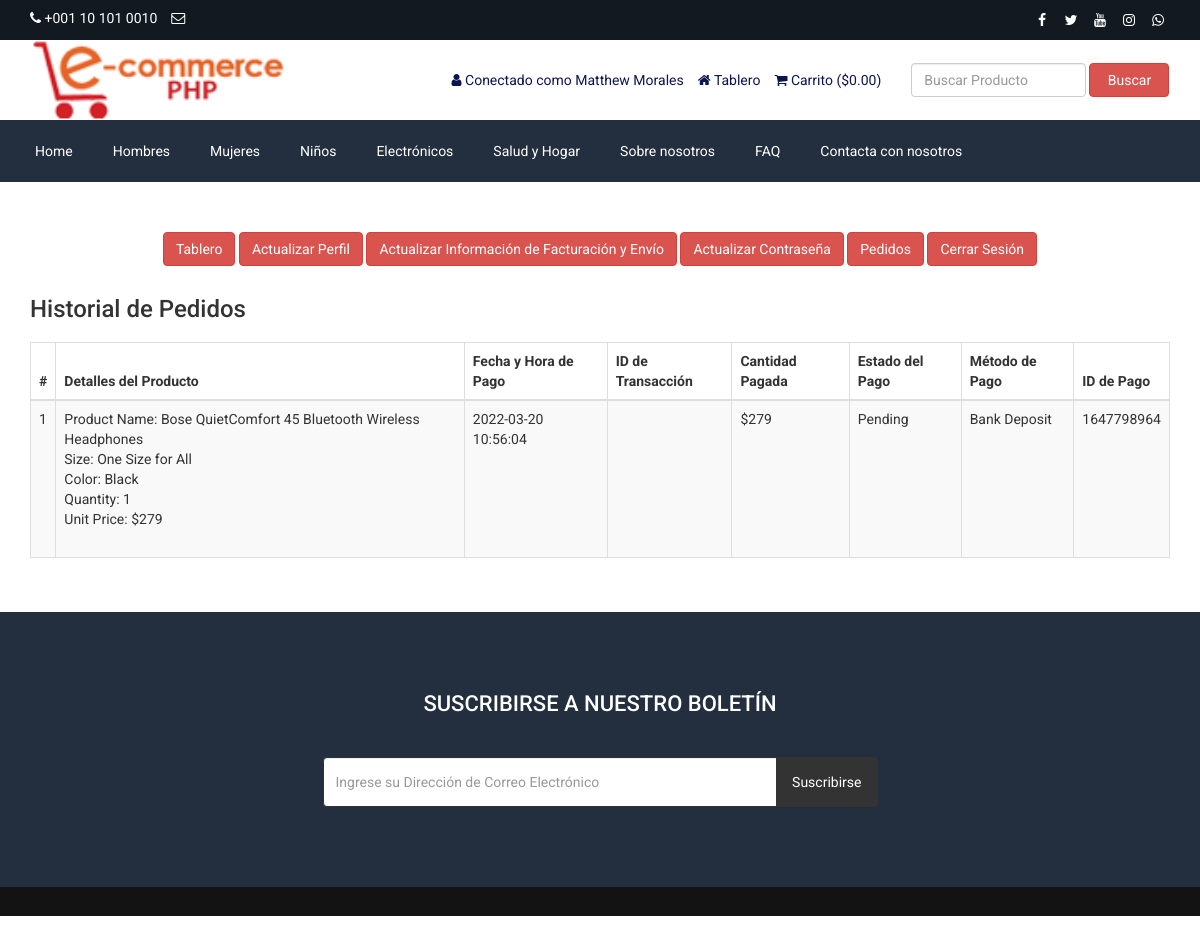
Page /customer-order.php (signed in) on the earlier database version.
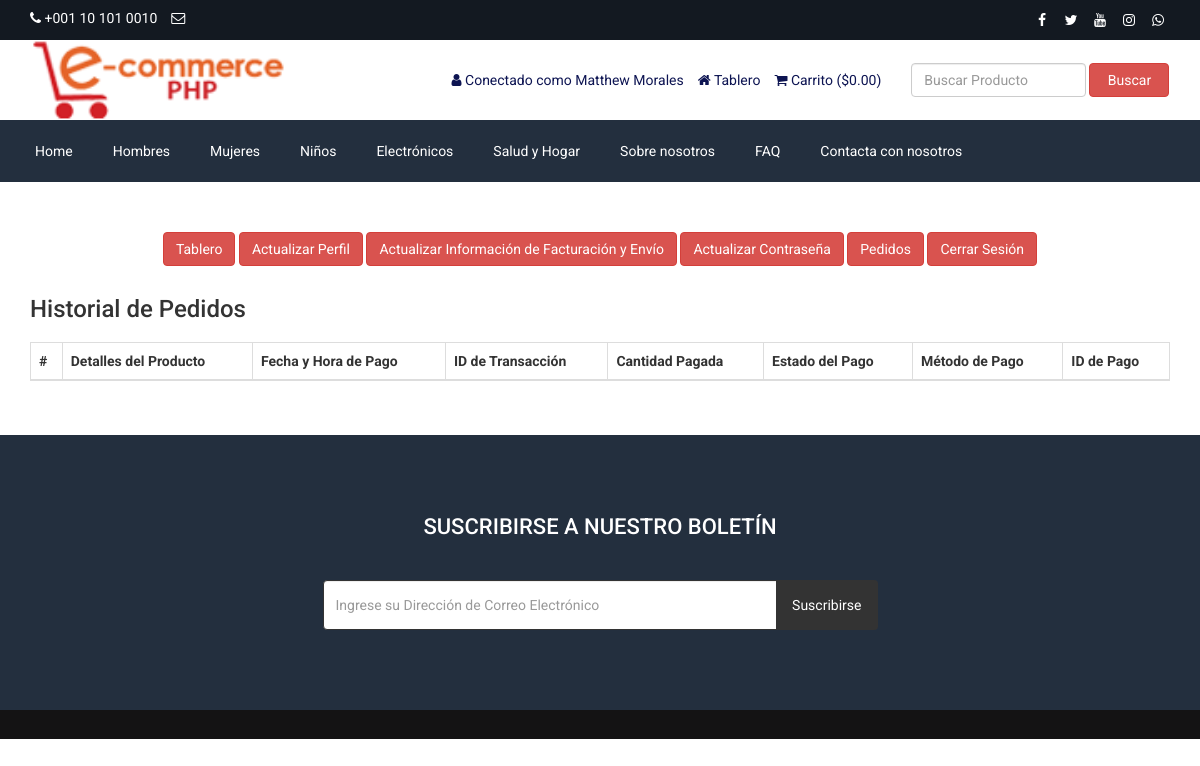
Same page on the later database version.
### tables this page shows
CREATE TABLE `tbl_settings` (
  `id` int(11) NOT NULL,
  `logo` varchar(255) NOT NULL,
  `favicon` varchar(255) NOT NULL,
  `footer_about` text NOT NULL,
  `footer_copyright` text NOT NULL,
  `contact_address` text NOT NULL,
  `contact_email` varchar(255) NOT NULL,
  `contact_phone` varchar(255) NOT NULL,
  `contact_fax` varchar(255) NOT NULL,
  `contact_map_iframe` text NOT NULL,
  `receive_email` varchar(255) NOT NULL,
  `receive_email_subject` varchar(255) NOT NULL,
  `receive_email_thank_you_message` text NOT NULL,
  `forget_password_message` text NOT NULL,
  `total_recent_post_footer` int(10) NOT NULL,
  `total_popular_post_footer` int(10) NOT NULL,
  `total_recent_post_sidebar` int(11) NOT NULL,
  `total_popular_post_sidebar` int(11) NOT NULL,
  `total_featured_product_home` int(11) NOT NULL,
  `total_latest_product_home` int(11) NOT NULL,
  `total_popular_product_home` int(11) NOT NULL,
  `meta_title_home` text NOT NULL,
  `meta_keyword_home` text NOT NULL,
  `meta_description_home` text NOT NULL,
  `banner_login` text NOT NULL,
  `banner_registration` text NOT NULL,
  `banner_forget_password` text NOT NULL,
  `banner_reset_password` text NOT NULL,
  `banner_search` text NOT NULL,
  `banner_cart` text NOT NULL,
  `banner_checkout` text NOT NULL,
  `banner_product_category` text NOT NULL,
  `banner_blog` text NOT NULL,
  `cta_title` varchar(255) NOT NULL,
  `cta_content` text NOT NULL,
  `cta_read_more_text` varchar(255) NOT NULL,
  `cta_read_more_url` varchar(255) NOT NULL,
  `cta_photo` varchar(255) NOT NULL,
  `featured_product_title` varchar(255) NOT NULL,
  `featured_product_subtitle` varchar(255) NOT NULL,
  `latest_product_title` varchar(255) NOT NULL,
  `latest_product_subtitle` varchar(255) NOT NULL,
  `popular_product_title` varchar(255) NOT NULL,
  `popular_product_subtitle` varchar(255) NOT NULL,
  `testimonial_title` varchar(255) NOT NULL,
  `testimonial_subtitle` varchar(255) NOT NULL,
  `testimonial_photo` varchar(255) NOT NULL,
  `blog_title` varchar(255) NOT NULL,
  `blog_subtitle` varchar(255) NOT NULL,
  `newsletter_text` text NOT NULL,
  `paypal_email` varchar(255) NOT NULL,
  `stripe_public_key` varchar(255) NOT NULL,
  `stripe_secret_key` varchar(255) NOT NULL,
  `bank_detail` text NOT NULL,
  `before_head` text NOT NULL,
  `after_body` text NOT NULL,
  `before_body` text NOT NULL,
  `home_service_on_off` int(11) NOT NULL,
  `home_welcome_on_off` int(11) NOT NULL,
  `home_featured_product_on_off` int(11) NOT NULL,
  `home_latest_product_on_off` int(11) NOT NULL,
  `home_popular_product_on_off` int(11) NOT NULL,
  `home_testimonial_on_off` int(11) NOT NULL,
  `home_blog_on_off` int(11) NOT NULL,
  `newsletter_on_off` int(11) NOT NULL,
  `ads_above_welcome_on_off` int(1) NOT NULL,
  `ads_above_featured_product_on_off` int(1) NOT NULL,
  `ads_above_latest_product_on_off` int(1) NOT NULL,
  `ads_above_popular_product_on_off` int(1) NOT NULL,
  `ads_above_testimonial_on_off` int(1) NOT NULL,
  `ads_category_sidebar_on_off` int(1) NOT NULL
);

CREATE TABLE `tbl_social` (
  `social_id` int(11) NOT NULL,
  `social_name` varchar(30) NOT NULL,
  `social_url` varchar(255) NOT NULL,
  `social_icon` varchar(30) NOT NULL
);

CREATE TABLE `tbl_top_category` (
  `tcat_id` int(11) NOT NULL,
  `tcat_name` varchar(255) NOT NULL,
  `show_on_menu` int(1) NOT NULL
);

CREATE TABLE `tbl_page` (
  `id` int(11) NOT NULL,
  `about_title` varchar(255) NOT NULL,
  `about_content` text NOT NULL,
  `about_banner` varchar(255) NOT NULL,
  `about_meta_title` varchar(255) NOT NULL,
  `about_meta_keyword` text NOT NULL,
  `about_meta_description` text NOT NULL,
  `faq_title` varchar(255) NOT NULL,
  `faq_banner` varchar(255) NOT NULL,
  `faq_meta_title` varchar(255) NOT NULL,
  `faq_meta_keyword` text NOT NULL,
  `faq_meta_description` text NOT NULL,
  `blog_title` varchar(255) NOT NULL,
  `blog_banner` varchar(255) NOT NULL,
  `blog_meta_title` varchar(255) NOT NULL,
  `blog_meta_keyword` text NOT NULL,
  `blog_meta_description` text NOT NULL,
  `contact_title` varchar(255) NOT NULL,
  `contact_banner` varchar(255) NOT NULL,
  `contact_meta_title` varchar(255) NOT NULL,
  `contact_meta_keyword` text NOT NULL,
  `contact_meta_description` text NOT NULL,
  `pgallery_title` varchar(255) NOT NULL,
  `pgallery_banner` varchar(255) NOT NULL,
  `pgallery_meta_title` varchar(255) NOT NULL,
  `pgallery_meta_keyword` text NOT NULL,
  `pgallery_meta_description` text NOT NULL,
  `vgallery_title` varchar(255) NOT NULL,
  `vgallery_banner` varchar(255) NOT NULL,
  `vgallery_meta_title` varchar(255) NOT NULL,
  `vgallery_meta_keyword` text NOT NULL,
  `vgallery_meta_description` text NOT NULL
);

CREATE TABLE `tbl_payment` (
  `id` int(11) NOT NULL,
  `customer_id` int(11) NOT NULL,
  `customer_name` varchar(255) NOT NULL,
  `customer_email` varchar(255) NOT NULL,
  `payment_date` varchar(50) NOT NULL,
  `txnid` varchar(255) NOT NULL,
  `paid_amount` int(11) NOT NULL,
  `card_number` varchar(50) NOT NULL,
  `card_cvv` varchar(10) NOT NULL,
  `card_month` varchar(10) NOT NULL,
  `card_year` varchar(10) NOT NULL,
  `bank_transaction_info` text NOT NULL,
  `payment_method` varchar(20) NOT NULL,
  `payment_status` varchar(25) NOT NULL,
  `shipping_status` varchar(20) NOT NULL,
  `payment_id` varchar(255) NOT NULL
);

CREATE TABLE `tbl_order` (
  `id` int(11) NOT NULL,
  `product_id` int(11) NOT NULL,
  `product_name` varchar(255) NOT NULL,
  `size` varchar(100) NOT NULL,
  `color` varchar(100) NOT NULL,
  `quantity` varchar(50) NOT NULL,
  `unit_price` varchar(50) NOT NULL,
  `payment_id` varchar(255) NOT NULL
);

### customer-order.php (the view, shortened to what the rows shown need)
<?php require_once('header.php'); ?>
<div class="page">
    <div class="container">
        <div class="row">
            <div class="col-md-12">
                <div class="user-content">
                    <div class="table-responsive">
                        <table class="table table-bordered table-striped table-hover">
                            <thead>
                                <tr>
                                    <th><?php echo '#' ?></th>
                                    <th><?php echo LANG_VALUE_48; ?></th>
                                    <th><?php echo LANG_VALUE_27; ?></th>
                                    <th><?php echo LANG_VALUE_28; ?></th>
                                    <th><?php echo LANG_VALUE_29; ?></th>
                                    <th><?php echo LANG_VALUE_30; ?></th>
                                    <th><?php echo LANG_VALUE_31; ?></th>
                                    <th><?php echo LANG_VALUE_32; ?></th>
                                </tr>
                            </thead>
                            <tbody>
            <?php
            $limit = 10;
            $page = @$_GET['page'];
            if($page)
                $start = ($page - 1) * $limit;
            else
                $start = 0;
            $statement = $pdo->prepare("SELECT * FROM tbl_payment WHERE customer_email=? ORDER BY id DESC LIMIT $start, $limit");
            $statement->execute(array($_SESSION['customer']['cust_email']));
            $result = $statement->fetchAll(PDO::FETCH_ASSOC);
            if ($page == 0) $page = 1;
            ?>
                                <?php
                                $tip = $page*10-10;
                                foreach ($result as $row) {
                                    $tip++;
                                    ?>
                                    <tr>
                                        <td><?php echo $tip; ?></td>
                                        <td>
                                            <?php
                                            $statement1 = $pdo->prepare("SELECT * FROM tbl_order WHERE payment_id=?");
                                            $statement1->execute(array($row['payment_id']));
                                            $result1 = $statement1->fetchAll(PDO::FETCH_ASSOC);
                                            foreach ($result1 as $row1) {
                                                echo 'Product Name: '.$row1['product_name'];
                                                echo '<br>Size: '.$row1['size'];
                                                echo '<br>Color: '.$row1['color'];
                                                echo '<br>Quantity: '.$row1['quantity'];
                                                echo '<br>Unit Price: $'.$row1['unit_price'];
                                                echo '<br><br>';
                                            }
                                            ?>
                                        </td>
                                        <td><?php echo $row['payment_date']; ?></td>
                                        <td><?php echo $row['txnid']; ?></td>
                                        <td><?php echo '$'.$row['paid_amount']; ?></td>
                                        <td><?php echo $row['payment_status']; ?></td>
                                        <td><?php echo $row['payment_method']; ?></td>
                                        <td><?php echo $row['payment_id']; ?></td>
                                    </tr>
                                    <?php
                                }
                                ?>
                            </tbody>
                        </table>
                </div>
            </div>
        </div>
    </div>
</div>
<?php require_once('footer.php'); ?>

### header.php (shortened to what the rows shown need)
<?php
include("admin/inc/config.php");
$statement = $pdo->prepare("SELECT * FROM tbl_settings WHERE id=1");
$statement->execute();
$result = $statement->fetchAll(PDO::FETCH_ASSOC);
foreach ($result as $row)
{
	$logo = $row['logo'];
	$contact_email = $row['contact_email'];
	$contact_phone = $row['contact_phone'];
}
$current_date_time = date('Y-m-d H:i:s');
$statement = $pdo->prepare("SELECT * FROM tbl_payment WHERE payment_status=?");
$statement->execute(array('Pending'));
$result = $statement->fetchAll(PDO::FETCH_ASSOC);
foreach ($result as $row) {
	$ts1 = strtotime($row['payment_date']);
	$ts2 = strtotime($current_date_time);
	$diff = $ts2 - $ts1;
	$time = $diff/(3600);
	if($time>24) {
		$statement1 = $pdo->prepare("SELECT * FROM tbl_order WHERE payment_id=?");
		$statement1->execute(array($row['payment_id']));
		$result1 = $statement1->fetchAll(PDO::FETCH_ASSOC);
	}
}
?>
<!DOCTYPE html>
<html lang="en">
<head>
	<link rel="stylesheet" href="assets/css/bootstrap.min.css">
	<link rel="stylesheet" href="assets/css/font-awesome.min.css">
	<link rel="stylesheet" href="assets/css/owl.carousel.min.css">
	<link rel="stylesheet" href="assets/css/owl.theme.default.min.css">
	<link rel="stylesheet" href="assets/css/jquery.bxslider.min.css">
    <link rel="stylesheet" href="assets/css/magnific-popup.css">
    <link rel="stylesheet" href="assets/css/rating.css">
	<link rel="stylesheet" href="assets/css/spacing.css">
	<link rel="stylesheet" href="assets/css/bootstrap-touch-slider.css">
	<link rel="stylesheet" href="assets/css/animate.min.css">
	<link rel="stylesheet" href="assets/css/tree-menu.css">
	<link rel="stylesheet" href="assets/css/select2.min.css">
	<link rel="stylesheet" href="assets/css/main.css">
	<link rel="stylesheet" href="assets/css/responsive.css">
	<?php
	$statement = $pdo->prepare("SELECT * FROM tbl_page WHERE id=1");
	$statement->execute();
	$result = $statement->fetchAll(PDO::FETCH_ASSOC);
		?>
</head>
<body>
<div class="top">
	<div class="container">
		<div class="row">
			<div class="col-md-6 col-sm-6 col-xs-12">
				<div class="left">
					<ul>
						<li><i class="fa fa-phone"></i> <?php echo $contact_phone; ?></li>
						<li><i class="fa fa-envelope-o"></i> <?php echo $contact_email; ?></li>
					</ul>
				</div>
			</div>
			<div class="col-md-6 col-sm-6 col-xs-12">
				<div class="right">
					<ul>
						<?php
						$statement = $pdo->prepare("SELECT * FROM tbl_social");
						$statement->execute();
						$result = $statement->fetchAll(PDO::FETCH_ASSOC);
						foreach ($result as $row) {
							?>
							<?php if($row['social_url'] != ''): ?>
							<li><a href="<?php echo $row['social_url']; ?>"><i class="<?php echo $row['social_icon']; ?>"></i></a></li>
							<?php endif; ?>
							<?php
						}
						?>
					</ul>
				</div>
			</div>
		</div>
	</div>
</div>
<div class="header">
	<div class="container">
		<div class="row inner">
			<div class="col-md-4 logo">
				<a href="index.php"><img src="assets/uploads/<?php echo $logo; ?>" alt="logo image"></a>
			</div>
		</div>
	</div>
</div>
<div class="nav">
	<div class="container">
		<div class="row">
			<div class="col-md-12 pl_0 pr_0">
				<div class="menu-container">
					<div class="menu">
						<ul>
							<?php
							$statement = $pdo->prepare("SELECT * FROM tbl_top_category WHERE show_on_menu=1");
							$statement->execute();
							$result = $statement->fetchAll(PDO::FETCH_ASSOC);
							foreach ($result as $row) {
								?>
								<li><a href="product-category.php?id=<?php echo $row['tcat_id']; ?>&type=top-category"><?php echo $row['tcat_name']; ?></a>
								</li>
								<?php
							}
							?>
							<?php
							$statement = $pdo->prepare("SELECT * FROM tbl_page WHERE id=1");
							$statement->execute();
							$result = $statement->fetchAll(PDO::FETCH_ASSOC);
							foreach ($result as $row) {
								$about_title = $row['about_title'];
								$faq_title = $row['faq_title'];
								$contact_title = $row['contact_title'];
							}
							?>
							<li><a href="about.php"><?php echo $about_title; ?></a></li>
							<li><a href="faq.php"><?php echo $faq_title; ?></a></li>
							<li><a href="contact.php"><?php echo $contact_title; ?></a></li>
						</ul>
					</div>
				</div>
			</div>
		</div>
	</div>
</div>

Differences in the rows shown:
removed tbl_payment: payment_date "2022-03-20 10:56:04", paid_amount "279", payment_status "Pending", payment_method "Bank Deposit", payment "1647798964"
removed tbl_order: product_name "Bose QuietComfort 45 Bluetooth Wireless Headphones", size "One Size for All", color "Black", quantity "1", unit_price "279"
